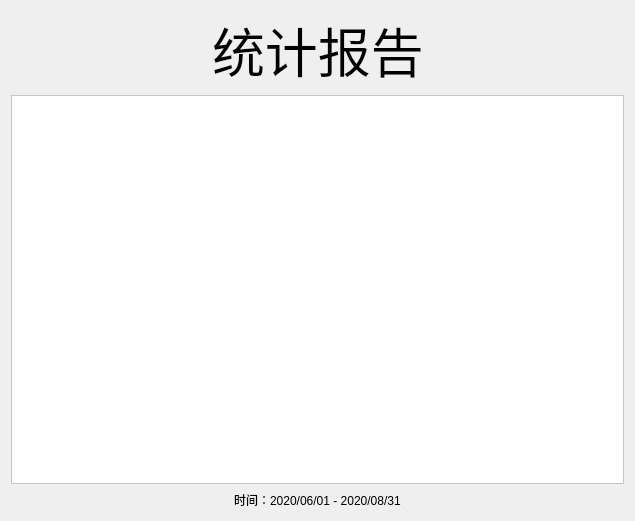
<?xml version="1.0" encoding="UTF-8"?>
<ui version="4.0">
 <class>CStatistical</class>
 <widget class="QWidget" name="CStatistical">
  <property name="geometry">
   <rect>
    <x>0</x>
    <y>0</y>
    <width>635</width>
    <height>521</height>
   </rect>
  </property>
  <property name="windowTitle">
   <string>Statistical</string>
  </property>
  <layout class="QVBoxLayout" name="verticalLayout_2">
   <item>
    <layout class="QHBoxLayout" name="horizontalLayout_2">
     <item>
      <spacer name="horizontalSpacer">
       <property name="orientation">
        <enum>Qt::Horizontal</enum>
       </property>
       <property name="sizeHint" stdset="0">
        <size>
         <width>40</width>
         <height>20</height>
        </size>
       </property>
      </spacer>
     </item>
     <item>
      <widget class="QLabel" name="label">
       <property name="font">
        <font>
         <pointsize>40</pointsize>
        </font>
       </property>
       <property name="text">
        <string>统计报告</string>
       </property>
      </widget>
     </item>
     <item>
      <spacer name="horizontalSpacer_2">
       <property name="orientation">
        <enum>Qt::Horizontal</enum>
       </property>
       <property name="sizeHint" stdset="0">
        <size>
         <width>40</width>
         <height>20</height>
        </size>
       </property>
      </spacer>
     </item>
    </layout>
   </item>
   <item>
    <layout class="QHBoxLayout" name="horizontalLayout">
     <item>
      <widget class="QTableWidget" name="tableWidget">
       <property name="styleSheet">
        <string notr="true">background-color: rgb(255, 255, 255);</string>
       </property>
      </widget>
     </item>
    </layout>
   </item>
   <item>
    <layout class="QHBoxLayout" name="horizontalLayout_3">
     <item>
      <spacer name="horizontalSpacer_3">
       <property name="orientation">
        <enum>Qt::Horizontal</enum>
       </property>
       <property name="sizeHint" stdset="0">
        <size>
         <width>40</width>
         <height>20</height>
        </size>
       </property>
      </spacer>
     </item>
     <item>
      <widget class="QLabel" name="label_3">
       <property name="text">
        <string>时间：2020/06/01 - 2020/08/31</string>
       </property>
      </widget>
     </item>
     <item>
      <spacer name="horizontalSpacer_4">
       <property name="orientation">
        <enum>Qt::Horizontal</enum>
       </property>
       <property name="sizeHint" stdset="0">
        <size>
         <width>40</width>
         <height>20</height>
        </size>
       </property>
      </spacer>
     </item>
    </layout>
   </item>
  </layout>
 </widget>
 <resources/>
 <connections/>
</ui>
